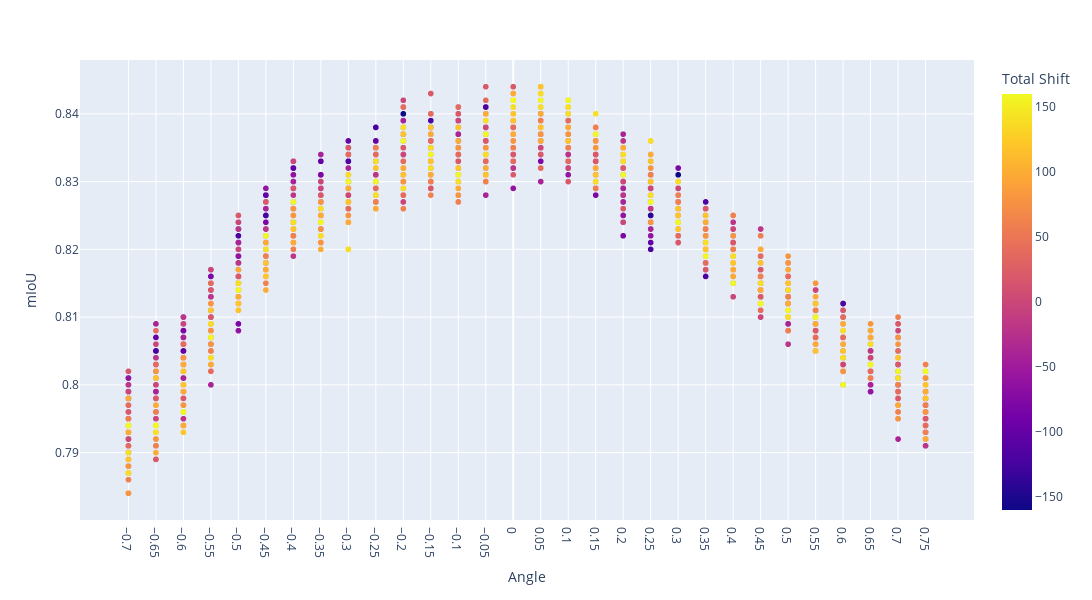

Here is the notebook cell this chart was saved with:
### Code cell
fig = px.scatter(df, x="Angle", y="mIoU", color=total_shift,
                 width=1200, height=600, labels={"color":"Total Shift"})
fig.update_xaxes(tickvals=df["Angle"])
fig.show()

### Figure 1 — Plotly figure (JSON) as saved in the notebook; plotly's stock layout.template omitted (floating-point values rounded to 4 significant figures; data arrays with more than 128 entries replaced by an {"elided": "..."} marker saying what was removed)
{"data": [{"hovertemplate": "Angle=%{x}<br>mIoU=%{y}<br>Total Shift=%{marker.color}<extra></extra>", "legendgroup": "", "marker": {"color": {"elided": "2430 int values"}, "coloraxis": "coloraxis", "symbol": "circle"}, "mode": "markers", "name": "", "showlegend": false, "type": "scattergl", "x": {"elided": "2430 float values"}, "xaxis": "x", "y": {"elided": "2430 float values"}, "yaxis": "y"}], "layout": {"coloraxis": {"colorbar": {"title": {"text": "Total Shift"}}, "colorscale": [[0, "#0d0887"], [0.1111, "#46039f"], [0.2222, "#7201a8"], [0.3333, "#9c179e"], [0.4444, "#bd3786"], [0.5556, "#d8576b"], [0.6667, "#ed7953"], [0.7778, "#fb9f3a"], [0.8889, "#fdca26"], [1, "#f0f921"]]}, "height": 600, "legend": {"tracegroupgap": 0}, "margin": {"t": 60}, "width": 1200, "xaxis": {"anchor": "y", "domain": [0, 1], "tickvals": {"elided": "2430 float values"}, "title": {"text": "Angle"}}, "yaxis": {"anchor": "x", "domain": [0, 1], "title": {"text": "mIoU"}}}}
